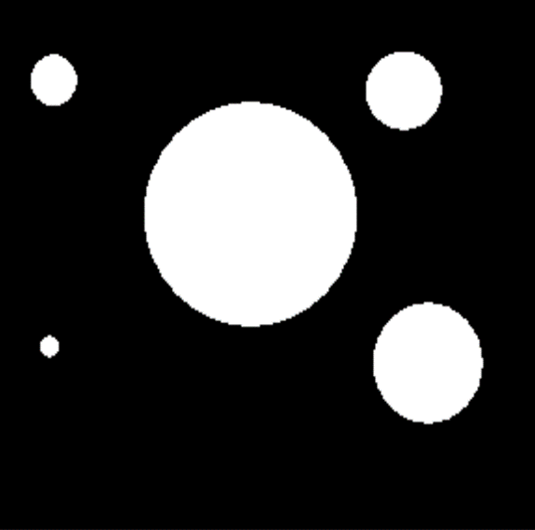
%> input picture lab01/Picture1.png, 535 x 530 px
$ octave LP06.m   (GNU Octave 9; MATLAB toolbox functions it lacks are replaced by stand-ins)
%> lines starting %> are read from the running program, lines starting %| are printed output that depends on the picture; in (x1, y1, x2, y2) boxes, pixels count from 0 and x2, y2 are one past the last pixel; in counts of white or black regions, pixels touching at a corner belong together; the program's own positions count from 1
clear all
close all;

% Read the two images
I1 = imread('Picture1.png');
%> I1 is the input picture: size 530x535x3 uint8; mean R, G, B 49.1, 49.1, 49.1
I2 = imread('Picture2.png');
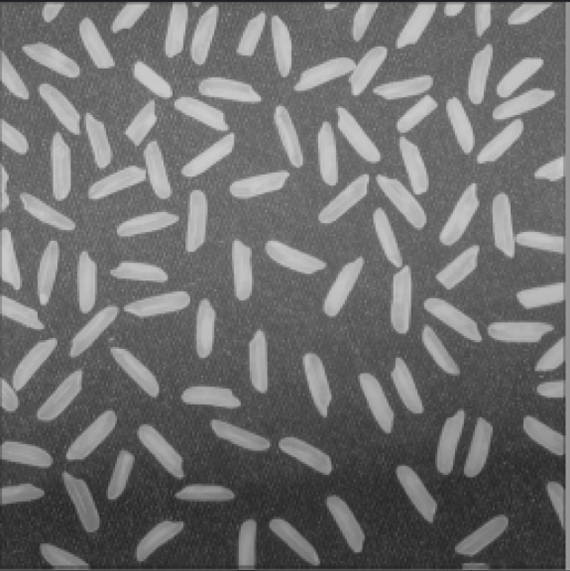
%> input picture lab01/Picture2.png, 570 x 571 px
%> I2 is the input picture: size 571x570x3 uint8; mean R, G, B 110.5, 110.5, 110.5

% Convert to grayscale if needed
if size(I1, 3) == 3
    I1 = rgb2gray(I1);
%> I1: size 530x535 uint8
end

if size(I2, 3) == 3
    I2 = rgb2gray(I2);
%> I2: size 571x570 uint8
end
% Resize I2 to match I1 dimensions
I2 = imresize(I2, size(I1));
%> I2: size 530x535 uint8

% Convert to binary (if not already binary)
I1 = im2bw(I1);
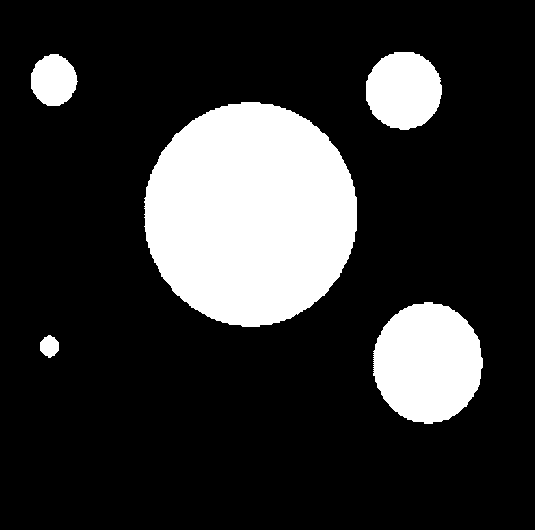
%> I1: size 530x535 logical; 19.2% white; 5 white regions, box (x1, y1, x2, y2) and area: (144, 102, 357, 327) 37377, (373, 302, 483, 424) 10350, (366, 52, 442, 130) 4654, (31, 54, 78, 106) 1855, (40, 335, 59, 358) 319
I2 = im2bw(I2);
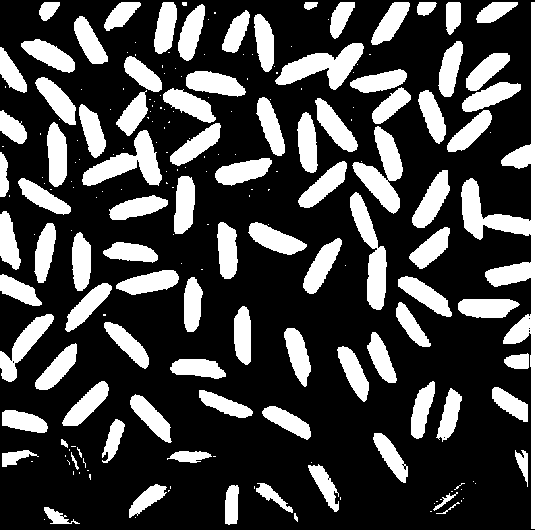
%> I2: size 530x535 logical; 27% white; 211 white regions (117 under 20 px), largest, box (x1, y1, x2, y2) and area: (461, 2, 535, 529) 5607, (352, 126, 403, 214) 1982, (275, 43, 364, 90) 1894

% AND operation
I_AND = I1 & I2;
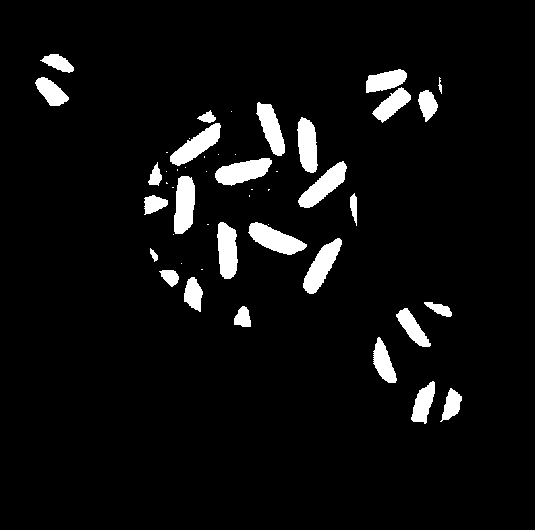
%> I_AND: size 530x535 logical; 5.4% white; 49 white regions (21 under 20 px), largest, box (x1, y1, x2, y2) and area: (248, 222, 307, 255) 1016, (303, 238, 342, 294) 991, (215, 158, 272, 186) 990

% OR operation
I_OR = I1 | I2;
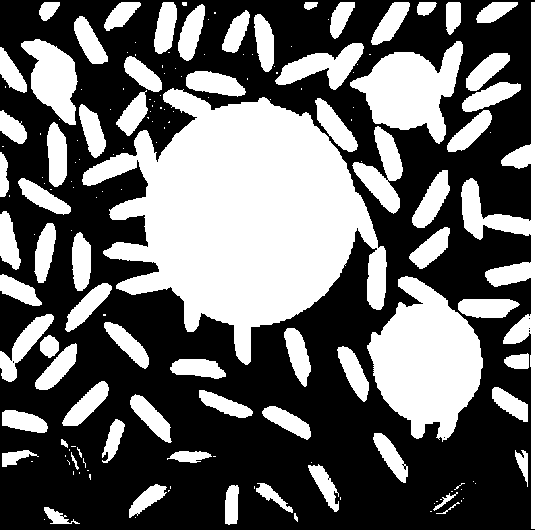
%> I_OR: size 530x535 logical; 40.8% white; 166 white regions (95 under 20 px), largest, box (x1, y1, x2, y2) and area: (82, 88, 387, 365) 44684, (367, 276, 483, 442) 11848, (350, 41, 463, 144) 6168

% NOT operation (only on Fig.1)
I_NOT = ~I1;

% Display images
figure();
subplot(2,3,1), imshow(I1), title('Fig.1 (Original)');
subplot(2,3,2), imshow(I2), title('Fig.2 (Original)');
subplot(2,3,3), imshow(I_AND), title('AND Operation');
subplot(2,3,4), imshow(I_OR), title('OR Operation');
subplot(2,3,5), imshow(I_NOT), title('NOT Operation (Fig.1)');
